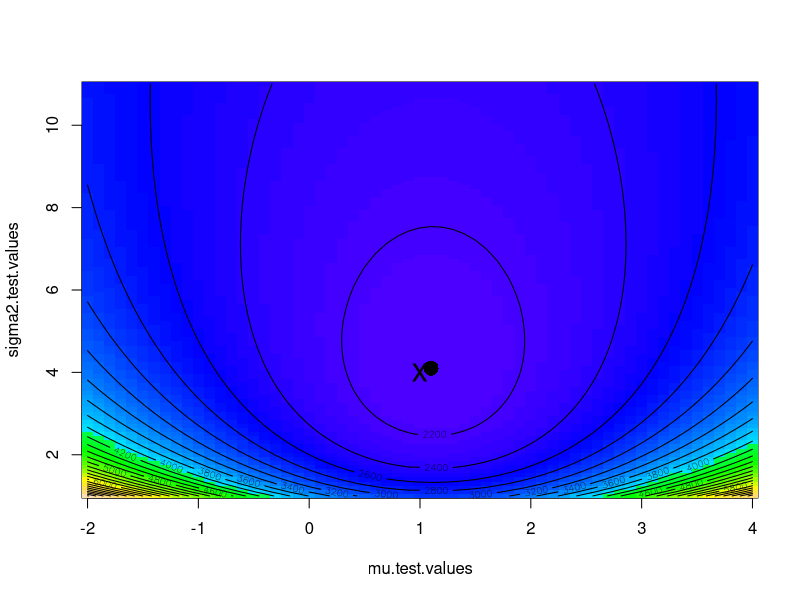
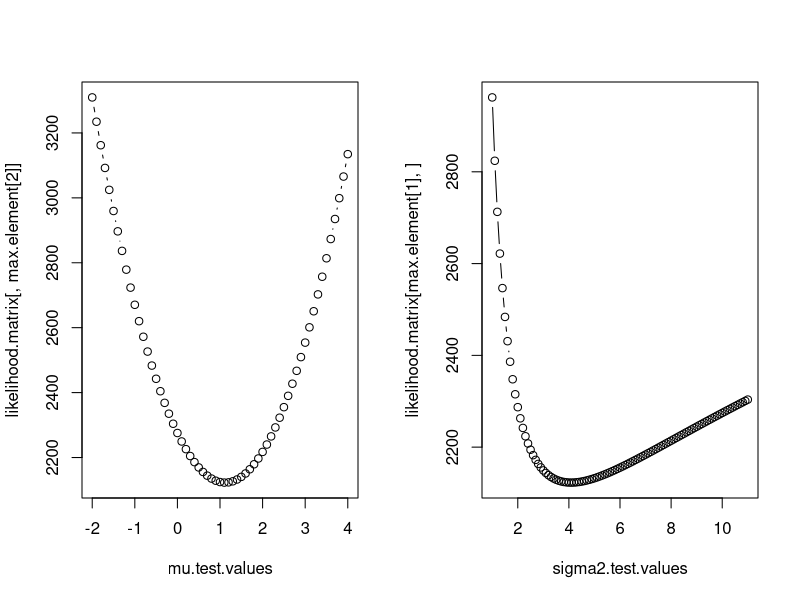

The R source for these figures, in order:
## ---- chunk 1
neg.ll <- function(x, mu, sigma2) {
    sum(0.5 * log(2 * pi * sigma2) + 0.5 * ((x - mu)^2)/sigma2)
}
## ---- chunk 2
x <- rnorm(1000, mean = 1, sd = 2)
mu.test.values <- seq(-2, 4, 0.1)
sigma2.test.values <- seq(1, 11, 0.1)
## ---- chunk 3
likelihood.matrix <- matrix(nrow = length(mu.test.values), ncol = length(sigma2.test.values))
## ---- chunk 4
for (i in 1:length(mu.test.values)) {
    for (j in 1:length(sigma2.test.values)) {
        likelihood.matrix[i, j] <- neg.ll(x, mu.test.values[i], sigma2.test.values[j])
    }
}
## ---- chunk 5
image(mu.test.values, sigma2.test.values, likelihood.matrix, col = topo.colors(100))
contour(mu.test.values, sigma2.test.values, likelihood.matrix, nlevels = 30, 
    add = T)

max.element <- which(likelihood.matrix == min(likelihood.matrix), arr.ind = T)
points(mu.test.values[max.element[1]], sigma2.test.values[max.element[2]], pch = 16, 
    cex = 2)
points(1, 4, pch = "x", cex = 2)
## ---- chunk 6
par(mfrow = c(1, 2))
plot(mu.test.values, likelihood.matrix[, max.element[2]], typ = "b")
plot(sigma2.test.values, likelihood.matrix[max.element[1], ], typ = "b")
## ---- chunk 7
neg.ll.v2 <- function(x, params) {
    mu = params[1]
    sigma = params[2]
    -sum(dnorm(x, mean = mu, sd = sigma, log = TRUE))
}
## ---- chunk 8
opt1 <- optim(par = c(1, 1), fn = neg.ll.v2, x = x)
opt1
## ---- chunk 9
library(MASS)
fitdistr(x, "normal")
